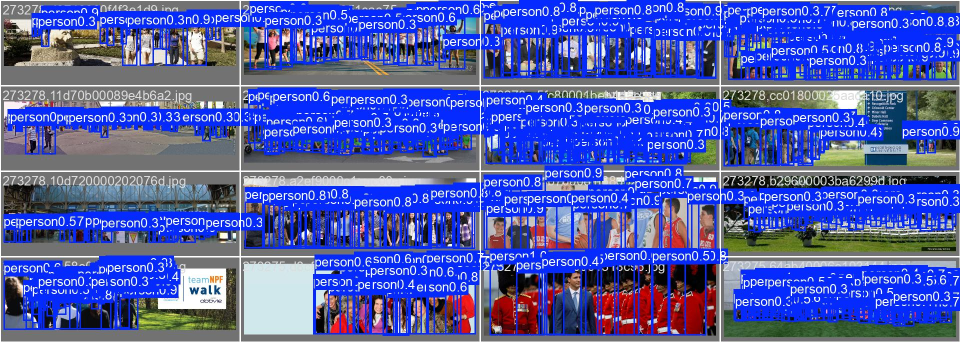
#> input picture runs/detect/val-2/val_batch0_pred.jpg, 1920 x 684 px (shown at 1/2 size)
$ python -i stabilize.py   (imports and definitions only)
#> lines starting #> are read from the running program, lines starting #| are printed output that depends on the picture
#> further down, picture is the input picture: shape (684, 1920, 3); mean B, G, R 172.9, 93, 80.3
"""
Camera-motion compensation for handheld, panning or broadcast footage.

With a moving camera, a person standing still slides across the image and
the twin reads the camera's motion as crowd speed. CameraMotion estimates how
the image moved between processed frames — a similarity transform fitted with
RANSAC to background features tracked by pyramidal Lucas-Kanade, with
people's boxes masked out — and keeps the transform from the current frame
to a fixed reference frame. People's feet are measured in the reference
frame, so their speeds are relative to the ground.

It turns itself on only when the camera moves (the median frame-to-frame
shift over the last frames is above MOVING_PX); a fixed CCTV camera is left
alone, so its tracks don't pick up estimation noise. After a large pan or
zoom the reference no longer overlaps the view: it re-anchors to the current
frame and reports that, so the twin can restart its motion state.
"""

from collections import deque
from typing import Optional

import cv2
import numpy as np


class CameraMotion:
    WORK_WIDTH  = 640          # estimate on a downscaled grey frame
    MAX_CORNERS = 400
    MIN_INLIERS = 20
    MOVING_PX   = 0.6          # median shift (full-res px per processed frame) that means "moving" …
    STILL_PX    = 0.35         # … and "still again" (hysteresis: no flicker on a fixed camera)
    HISTORY     = 10
    REANCHOR    = 0.35         # re-anchor after drifting this share of the frame, or 30 % zoom

    def __init__(self):
        self.prev: Optional[np.ndarray] = None
        self.scale = 1.0
        self.to_ref = np.eye(3)                    # current frame → reference frame (homogeneous)
        self.shifts = deque(maxlen=self.HISTORY)
        self.moving = False
        self.reanchored = False
        self.last_inliers = 0

    def _grey(self, frame: np.ndarray) -> np.ndarray:
        h, w = frame.shape[:2]
#> h = 684; w = 1920
        self.scale = min(1.0, self.WORK_WIDTH / w)
#> self.scale = 0.333
        g = cv2.cvtColor(frame, cv2.COLOR_BGR2GRAY) if frame.ndim == 3 else frame
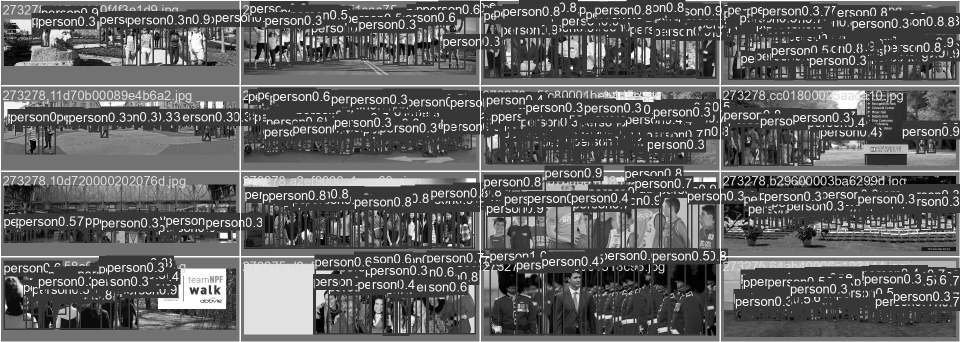
#> g: shape (684, 1920) (shown at 1/2 size); min 0, max 255, mean 98.3
        return cv2.resize(g, None, fx=self.scale, fy=self.scale, interpolation=cv2.INTER_AREA) \
            if self.scale < 1 else g
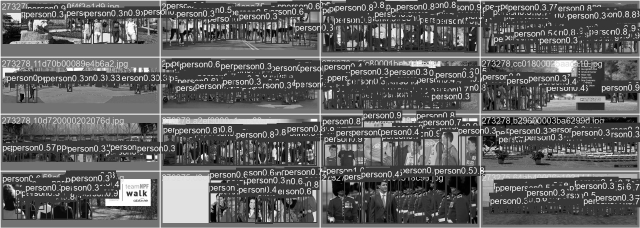
#> returned value: shape (228, 640); min 0, max 255, mean 98.3

    def estimate(self, prev: np.ndarray, cur: np.ndarray, boxes=None) -> Optional[np.ndarray]:
        """3×3 transform taking points in `prev` to `cur` (grey, work scale), or None."""
        mask = np.full(prev.shape, 255, np.uint8)
        for x1, y1, x2, y2 in (boxes if boxes is not None else []):
            s = self.scale
            cv2.rectangle(mask, (int(x1 * s) - 3, int(y1 * s) - 3), (int(x2 * s) + 3, int(y2 * s) + 3), 0, -1)
        if (mask > 0).mean() < 0.05:               # a frame full of people: use everything
            mask[:] = 255
        p0 = cv2.goodFeaturesToTrack(prev, self.MAX_CORNERS, 0.01, 8, mask=mask)
        if p0 is None or len(p0) < self.MIN_INLIERS:
            return None
        p1, st, _ = cv2.calcOpticalFlowPyrLK(prev, cur, p0, None, winSize=(21, 21), maxLevel=3)
        ok = st.ravel() == 1
        if ok.sum() < self.MIN_INLIERS:
            return None
        M, inl = cv2.estimateAffinePartial2D(p0[ok], p1[ok], method=cv2.RANSAC,
                                             ransacReprojThreshold=2.0, maxIters=2000)
        self.last_inliers = int(inl.sum()) if inl is not None else 0
        if M is None or self.last_inliers < self.MIN_INLIERS:
            return None
        A = np.vstack([M, [0, 0, 1]])
        S = np.diag([self.scale, self.scale, 1.0])
        return np.linalg.inv(S) @ A @ S            # back to full-resolution pixels

    def update(self, frame: np.ndarray, boxes=None) -> np.ndarray:
        """
        Fold in a processed frame (and the people's boxes in it, to mask
        out). Returns the 3×3 current → reference transform to apply to
        image points — identity while the camera is still. `reanchored`
        says whether the reference was just reset.
        """
        cur = self._grey(frame)
        self.reanchored = False
        if self.prev is not None and self.prev.shape == cur.shape:
            A = self.estimate(self.prev, cur, boxes)
            if A is not None:
                self.shifts.append(float(np.hypot(A[0, 2], A[1, 2])))
                self.to_ref = self.to_ref @ np.linalg.inv(A)          # cur → prev → … → reference
        self.prev = cur
        was = self.moving
        med = float(np.median(self.shifts)) if self.shifts else 0.0
        if not was:
            self.moving = len(self.shifts) >= self.HISTORY and med > self.MOVING_PX
        else:
            self.moving = med > self.STILL_PX
        if self.moving and not was:
            self.to_ref = np.eye(3)                                   # start measuring from here
            self.reanchored = True
        h, w = frame.shape[:2]
#> h = 684; w = 1920
        drift = np.hypot(self.to_ref[0, 2], self.to_ref[1, 2]) / max(w, h)
#> drift = 0
        zoom = abs(np.sqrt(abs(np.linalg.det(self.to_ref[:2, :2]))) - 1)
        if drift > self.REANCHOR or zoom > 0.3:
            self.to_ref = np.eye(3)
            self.reanchored = True
        return self.to_ref if self.moving else np.eye(3)


def apply(T: np.ndarray, pts) -> np.ndarray:
    """Transform (N, 2) image points by a 3×3 transform."""
    p = np.asarray(pts, float).reshape(-1, 2)
    q = p @ T[:2, :2].T + T[:2, 2]
    return q

>>> import cv2
>>> picture = cv2.imread('runs/detect/val-2/val_batch0_pred.jpg')
>>> result = CameraMotion().update(picture)
#> result = [[1, 0, 0], [0, 1, 0], [0, 0, 1]]

$ run again, on runs/detect/val-2/val_batch1_pred.jpg
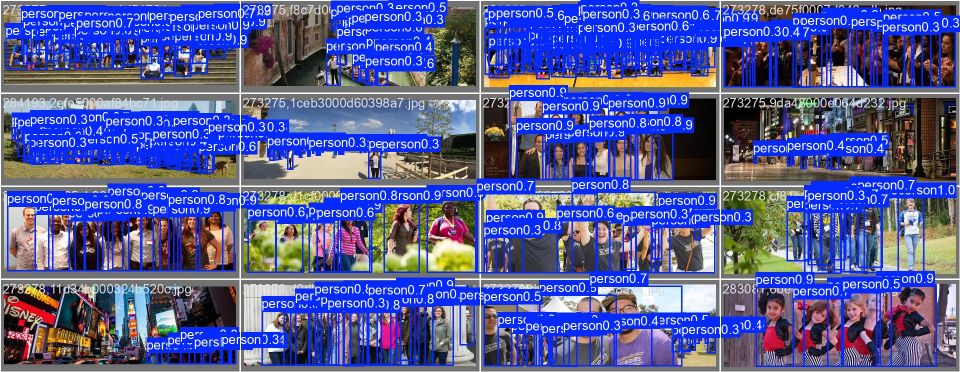
#> input picture runs/detect/val-2/val_batch1_pred.jpg, 1920 x 744 px (shown at 1/2 size)
#> picture is the input picture: shape (744, 1920, 3); mean B, G, R 152.4, 94, 88.8
#> in _grey, `g = cv2.cvtColor(frame, cv2.COLOR_BGR2GRAY) if frame.ndim == 3 else fr..`:
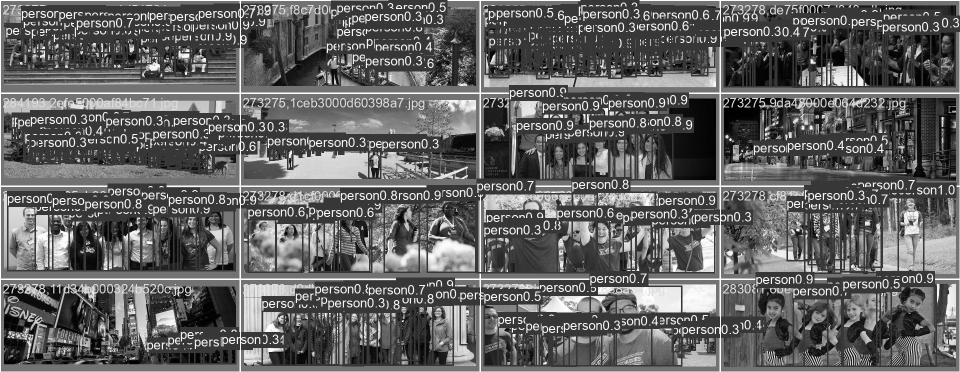
#> g: shape (744, 1920) (shown at 1/2 size); min 0, max 255, mean 99.1
#> in _grey, `return cv2.resize(g, None, fx=self.scale, fy=self.scale, interpolation..`:
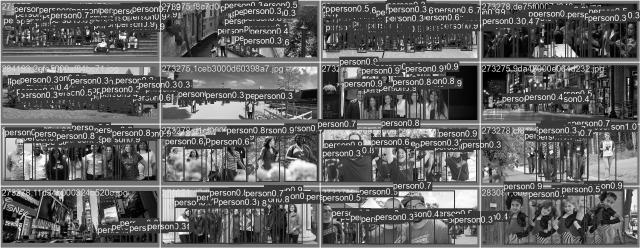
#> returned value: shape (248, 640); min 0, max 255, mean 99.1
#> result = [[1, 0, 0], [0, 1, 0], [0, 0, 1]]

$ run again, on runs/detect/val-2/val_batch2_pred.jpg
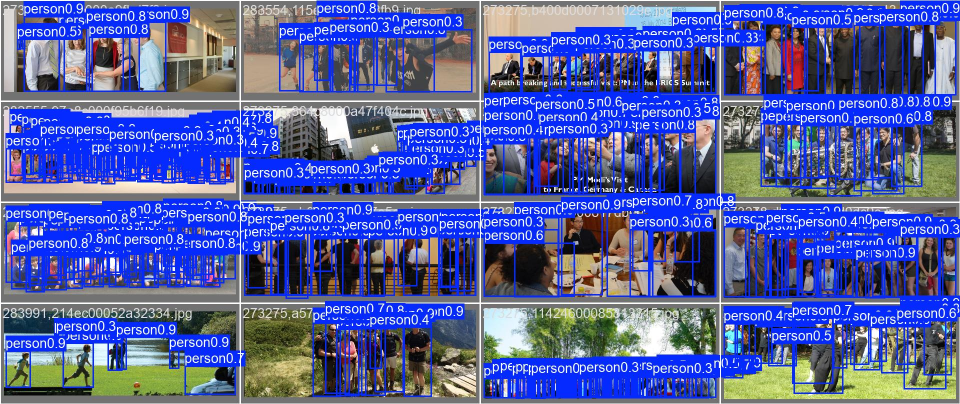
#> input picture runs/detect/val-2/val_batch2_pred.jpg, 1920 x 808 px (shown at 1/2 size)
#> picture is the input picture: shape (808, 1920, 3); mean B, G, R 159.4, 96.5, 85.7
#> in _grey, `g = cv2.cvtColor(frame, cv2.COLOR_BGR2GRAY) if frame.ndim == 3 else fr..`:
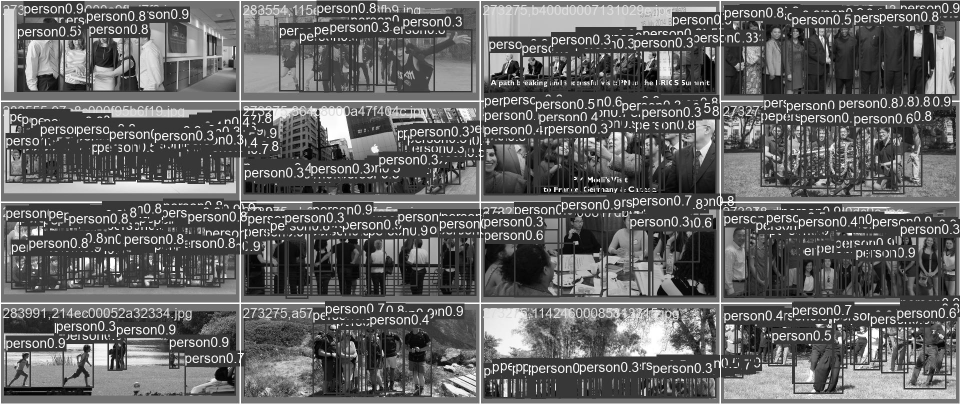
#> g: shape (808, 1920) (shown at 1/2 size); min 0, max 255, mean 100.4
#> in _grey, `return cv2.resize(g, None, fx=self.scale, fy=self.scale, interpolation..`:
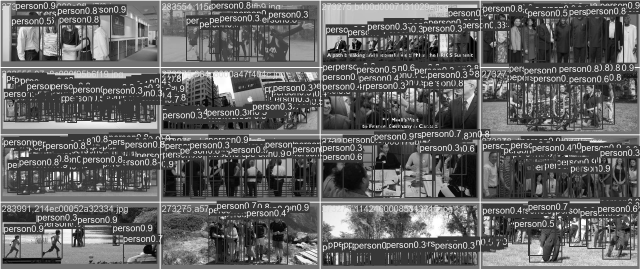
#> returned value: shape (269, 640); min 1, max 255, mean 100.2
#> result = [[1, 0, 0], [0, 1, 0], [0, 0, 1]]
